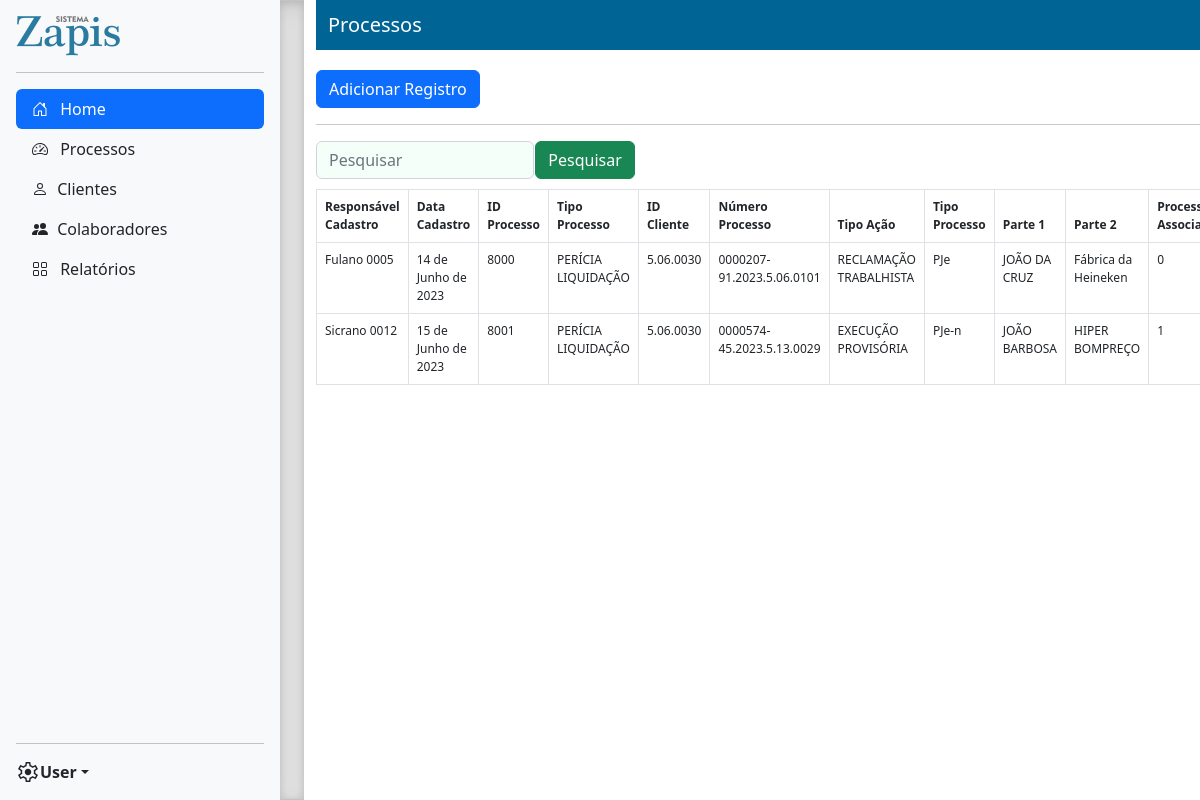
The app's page /processo/ (signed in) with its own data.
### app/models.py (models this page shows, shortened)
class Processo(models.Model):
    TIPO_ATUACAO = (
        ('PERÍCIA LIQUIDAÇÃO', 'PERÍCIA LIQUIDAÇÃO'),
        ('PERÍCIA INSTRUÇÃO', 'PERÍCIA INSTRUÇÃO'),
        ('PERÍCIA CONHECIMENTO', 'PERÍCIA CONHECIMENTO'),
        ('PERÍCIA CÍVEL', 'PERÍCIA CÍVEL'),
        ('ASSISTÊNCIA TÉCNICA PARTE 1', 'ASSISTÊNCIA TÉCNICA PARTE 1'),
        ('ASSISTÊNCIA TÉCNICA PARTE 2', 'ASSISTÊNCIA TÉCNICA PARTE 2'),
        ('ASSISTÊNCIA CONTRATO TRABALHO', 'ASSISTÊNCIA CONTRATO TRABALHO'),
        ('TERCEIRIZAÇÃO', 'TERCEIRIZAÇÃO'),
        ('ADMINISTRAÇÃO JUDICIAL', 'ADMINISTRAÇÃO JUDICIAL'),
        ('MUTIRÃO TRT6', 'MUTIRÃO TRT6'),
        ('EXECUÇÃO DE TÍTULO JUDICIAL', 'EXECUÇÃO DE TÍTULO JUDICIAL'),
    )
    TIPO_ACAO = (
        ('RECLAMAÇÃO TRABALHISTA', 'RECLAMAÇÃO TRABALHISTA'),
        ('EXECUÇÃO PROVISÓRIA', 'EXECUÇÃO PROVISÓRIA'),
        ('CONSIGNAÇÃO EM PAGAMENTO', 'CONSIGNAÇÃO EM PAGAMENTO'),
        ('AÇÃO DE CUMPRIMENTO', 'AÇÃO DE CUMPRIMENTO'),
        ('CUMPRIMENTO DE SENTENÇA', 'CUMPRIMENTO DE SENTENÇA'),
        ('PROCEDIMENTO COMUM CÍVEL', 'PROCEDIMENTO COMUM CÍVEL'),
        ('AÇÃO MONITÓRIA', 'AÇÃO MONITÓRIA'),
        ('AÇÃO CIVIL COLETIVA', 'AÇÃO CIVIL COLETIVA'),
        ('AÇÃO CIVIL PÚBLICA', 'AÇÃO CIVIL PÚBLICA'),
    )
    TIPO_PROCESSO = (
        ('PJe', 'PJe'),
        ('PJe-n', 'PJe-n'),
        ('CSV', 'CSV'),
        ('CSV-n', 'CSV-n'),
        ('CSV-AF', 'CSV-AF'),
        ('Físico', 'Físico'),
    )
    responsavel_cadastrado = models.ForeignKey(Colaborador, on_delete=models.CASCADE)
    data_cadastrado = models.DateField()
    id_processo = models.IntegerField(unique=True)
    tipo_atuacao = models.CharField(max_length=50, choices=TIPO_ATUACAO)
    cliente = models.ForeignKey(Cliente, on_delete=models.CASCADE)
    numero_processo = models.CharField(max_length=25, unique=True)
    tipo_acao = models.CharField(max_length=50, choices=TIPO_ACAO)
    tipo_processo = models.CharField(max_length=50, choices=TIPO_PROCESSO)
    parte_1 = models.TextField()
    parte_2 = models.TextField()
    processos_associados = models.IntegerField()
    comentarios = models.TextField(null=True, blank=True)
    class Meta:
        verbose_name_plural = "Processo"

class Colaborador(models.Model):
    STATUS = (
        ('ATIVO', 'ATIVO'),
        ('INATIVO', 'INATIVO')
    )
    nome_completo = models.CharField(max_length=200)
    nome = models.CharField(max_length=30)
    sobrenome = models.CharField(max_length=30)
    sigla = models.CharField(max_length=3)
    cpf = models.CharField(max_length=14)
    data_nascimento = models.DateField()
    email_institucional = models.EmailField()
    email_pessoal = models.EmailField()
    telefone = models.CharField(max_length=20)
    cargo = models.CharField(max_length=20)
    data_admissao = models.DateField()
    data_rescisao = models.DateField(null=True, blank=True)
    contatos_emergencia = models.TextField(null=True, blank=True)
    status = models.CharField(max_length=10, choices=STATUS, default='ATIVO')
    def __str__(self):
        return self.nome + " " + self.sobrenome
    class Meta:
        verbose_name_plural = "Colaborador"

class Cliente(models.Model):
    segmento = models.ForeignKey(UnidadeJudiciaria, on_delete=models.CASCADE)
    nicho = models.ForeignKey(Nicho, on_delete=models.CASCADE)
    codigo = models.IntegerField()
    identificador = models.CharField(max_length=10, unique=True)
    nome = models.CharField(max_length=200)
    municipio_uf = models.CharField(max_length=50)
    email = models.EmailField()
    observacoes = models.TextField(null=True, blank=True)
    def __str__(self):
        identificador = str(self.identificador)
        return identificador

### app/views.py (the view)
# urls.py: path('processo/', views.carregar_processo, name='processo'),
@login_required
def carregar_processo(request):
    objProcesso = Processo.objects.all()
    objColaborador = Colaborador.objects.all()
    objCliente = Cliente.objects.all()
    context = {
        'objProcesso': objProcesso,
        'objColaborador': objColaborador,
        'objCliente': objCliente
    }
    return render(request, 'processo.html', context)

### app/templates/processo.html (shortened to what this page needs)
{% extends 'base.html' %}
{% block head %}
    <link href="https://cdnjs.cloudflare.com/ajax/libs/twitter-bootstrap/5.2.0/css/bootstrap.min.css" rel="stylesheet">
    <link href="https://cdn.datatables.net/1.13.4/css/dataTables.bootstrap5.min.css" rel="stylesheet">
{% endblock %}
{% block subhead %}Processos{% endblock %}
{% block content %}
    <div id="my_content">
        <button type="button" class="btn btn-primary" data-bs-toggle="modal" data-bs-target="#staticBackdrop">
          Adicionar Registro
        </button>
        <hr>
        <form id="elementosQuery" method="GET" action="{% url 'query' %}">
            <input class="form-control" placeholder="Pesquisar" id="query" name="query">
            <button type="submit" class="btn btn-success" id="queryButton">Pesquisar</button>
        </form>
        <table id="" class="table table-bordered">
          <thead>
            <tr>
                <th>Responsável Cadastro</th>
                <th>Data Cadastro</th>
                <th>ID Processo</th>
                <th>Tipo Processo</th>
                <th>ID Cliente</th>
                <th>Número Processo</th>
                <th>Tipo Ação</th>
                <th>Tipo Processo</th>
                <th>Parte 1</th>
                <th>Parte 2</th>
                <th>Processos Associados</th>
            </tr>
          </thead>
          <tbody>
            {% for processo in objProcesso %}
                <tr>
                    <td>{{ processo.responsavel_cadastrado }}</td>
                    <td>{{ processo.data_cadastrado }}</td>
                    <td>{{ processo.id_processo }}</td>
                    <td>{{ processo.tipo_atuacao }}</td>
                     <td>{{ processo.cliente }}</td>
                    <td>{{ processo.numero_processo }}</td>
                    <td>{{ processo.tipo_acao }}</td>
                    <td>{{ processo.tipo_processo }}</td>
                    <td>{{ processo.parte_1 }}</td>
                    <td>{{ processo.parte_2 }}</td>
                    <td>{{ processo.processos_associados }}</td>
                </tr>
            {% endfor %}
          </tbody>
        </table>
    </div>
{% endblock %}

### static/css/sidebars.css (style rules this page uses)
body { min-height: 100vh; min-height: -webkit-fill-available; }
html { height: -webkit-fill-available; }

### static/css/styleJrs.css (style rules this page uses)
#elementosQuery { display: flex; flex-direction: row; }
#query { width: 20%; }
#queryButton { margin-left: 1px; height: 90%;; }

### app/templates/processo.html (style rules this page uses)
#my_content { margin-top: 20px; font-family: Segoe UI; font-size: 12px; }
.form-control { background-color: #F5FFFA; }
input { margin: 0 0 10px 0; }

### records on screen
Processo: responsavel_cadastrado "Fulano 0005", data_cadastrado "14 de Junho de 2023", id_processo "8000", tipo_atuacao "PERÍCIA LIQUIDAÇÃO", cliente "5.06.0030", numero_processo "0000207-91.2023.5.06.0101", tipo_acao "RECLAMAÇÃO TRABALHISTA", tipo_processo "PJe", parte_1 "JOÃO DA CRUZ", parte_2 "Fábrica da Heineken", processos_associados "0"
Processo: responsavel_cadastrado "Sicrano 0012", data_cadastrado "15 de Junho de 2023", id_processo "8001", tipo_atuacao "PERÍCIA LIQUIDAÇÃO", cliente "5.06.0030", numero_processo "0000574-45.2023.5.13.0029", tipo_acao "EXECUÇÃO PROVISÓRIA", tipo_processo "PJe-n", parte_1 "JOÃO BARBOSA", parte_2 "HIPER BOMPREÇO", processos_associados "1"
